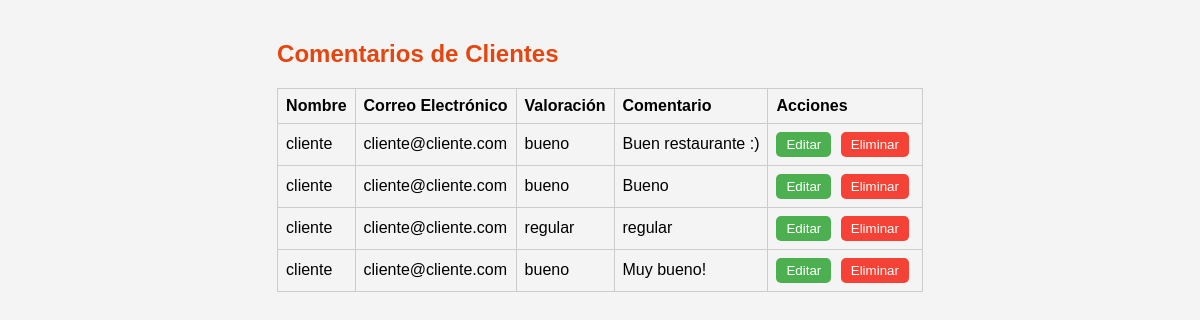
The page /src/company/company-comments/read-company-comments/read-company-comments.php (signed in) on the database as committed earlier.
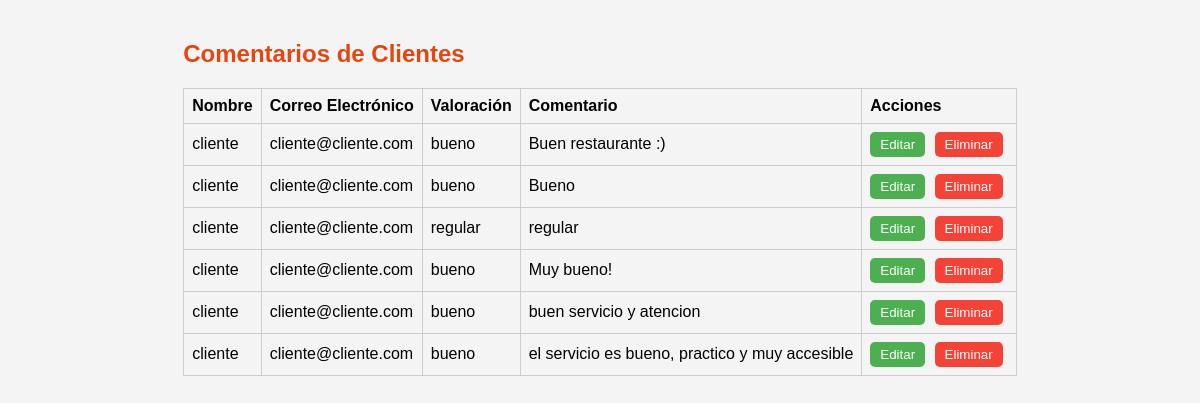
The same page on the database as committed later.
### tables this page shows
CREATE TABLE `comments` (
  `id` int NOT NULL,
  `client_id` int NOT NULL,
  `branch_id` int DEFAULT NULL,
  `rating` enum('bueno','regular','malo') NOT NULL,
  `comment` text,
  `created_at` timestamp NULL DEFAULT CURRENT_TIMESTAMP,
  `company_id` int DEFAULT NULL
);

CREATE TABLE `clients` (
  `id` int NOT NULL,
  `firstName` varchar(50) NOT NULL,
  `lastName` varchar(50) NOT NULL,
  `surname` varchar(50) NOT NULL,
  `email` varchar(100) NOT NULL,
  `phone` varchar(15) NOT NULL,
  `birthdate` date NOT NULL,
  `gender` enum('masculino','femenino','otro') NOT NULL,
  `password` varchar(255) NOT NULL,
  `table_number` int DEFAULT NULL
);

### src/company/company-comments/read-company-comments/fetchComments.php (the view, shortened to what this page needs)
<?php
require '../../../db/connection.php';
$companyId = $_SESSION['company_id'];
$sql = "SELECT co.id, cl.firstName, cl.email, co.rating, co.comment
        FROM comments co
        JOIN clients cl ON co.client_id = cl.id
        JOIN branches br ON co.branch_id = br.id
        WHERE br.company_id = ? OR co.branch_id IS NULL AND co.company_id = ?";
$stmt = $conn->prepare($sql);
$stmt->bind_param("ii", $companyId, $companyId);
$stmt->execute();
$result = $stmt->get_result();
if ($result->num_rows > 0) {
    while ($row = $result->fetch_assoc()) {
        echo "<tr>";
        echo "<td>" . htmlspecialchars($row['firstName']) . "</td>";
        echo "<td>" . htmlspecialchars($row['email']) . "</td>";
        echo "<td>" . htmlspecialchars($row['rating']) . "</td>";
        echo "<td>" . htmlspecialchars($row['comment']) . "</td>";
        echo "<td>
                <button class='edit-btn' onclick='editComment(" . $row['id'] . ")'>Editar</button>
                <button class='delete-btn' onclick='deleteComment(" . $row['id'] . ")'>Eliminar</button>
              </td>";
        echo "</tr>";
    }
} else {
    echo "<tr><td colspan='5'>No hay comentarios disponibles.</td></tr>";
}

Rows that differ between the two databases and show on the page:
added comments: client.firstName "cliente", client.email "cliente@cliente.com", rating "bueno", comment "buen servicio y atencion"
added comments: client.firstName "cliente", client.email "cliente@cliente.com", rating "bueno", comment "el servicio es bueno, practico y muy accesible"
